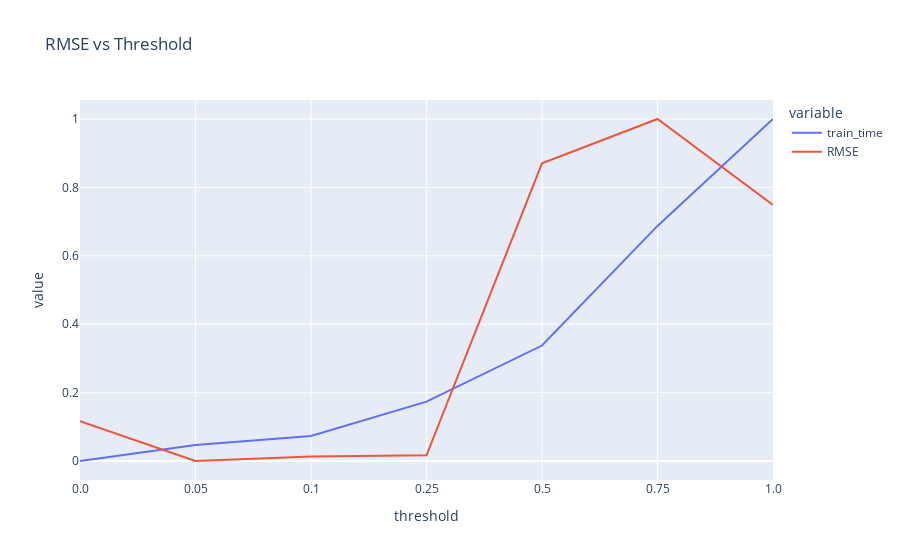

Notebook cell for this chart:
### Code cell
fig = px.line(df_min_max_scaled, x='threshold', y=['train_time', 'RMSE'],title='RMSE vs Threshold')
fig.show()

### Figure 1 — Plotly figure (JSON) as saved in the notebook; plotly's stock layout.template omitted (floating-point values rounded to 4 significant figures)
{"data": [{"hovertemplate": "variable=train_time<br>threshold=%{x}<br>value=%{y}<extra></extra>", "legendgroup": "train_time", "line": {"color": "#636efa", "dash": "solid"}, "marker": {"symbol": "circle"}, "mode": "lines", "name": "train_time", "orientation": "v", "showlegend": true, "type": "scatter", "x": ["0.0", "0.05", "0.1", "0.25", "0.5", "0.75", "1.0"], "xaxis": "x", "y": [0, 0.04696, 0.07321, 0.1737, 0.3376, 0.6874, 1], "yaxis": "y"}, {"hovertemplate": "variable=RMSE<br>threshold=%{x}<br>value=%{y}<extra></extra>", "legendgroup": "RMSE", "line": {"color": "#EF553B", "dash": "solid"}, "marker": {"symbol": "circle"}, "mode": "lines", "name": "RMSE", "orientation": "v", "showlegend": true, "type": "scatter", "x": ["0.0", "0.05", "0.1", "0.25", "0.5", "0.75", "1.0"], "xaxis": "x", "y": [0.1167, 0, 0.01315, 0.01657, 0.8705, 1, 0.7486], "yaxis": "y"}], "layout": {"legend": {"title": {"text": "variable"}, "tracegroupgap": 0}, "title": {"text": "RMSE vs Threshold"}, "xaxis": {"anchor": "y", "domain": [0, 1], "title": {"text": "threshold"}}, "yaxis": {"anchor": "x", "domain": [0, 1], "title": {"text": "value"}}}}
